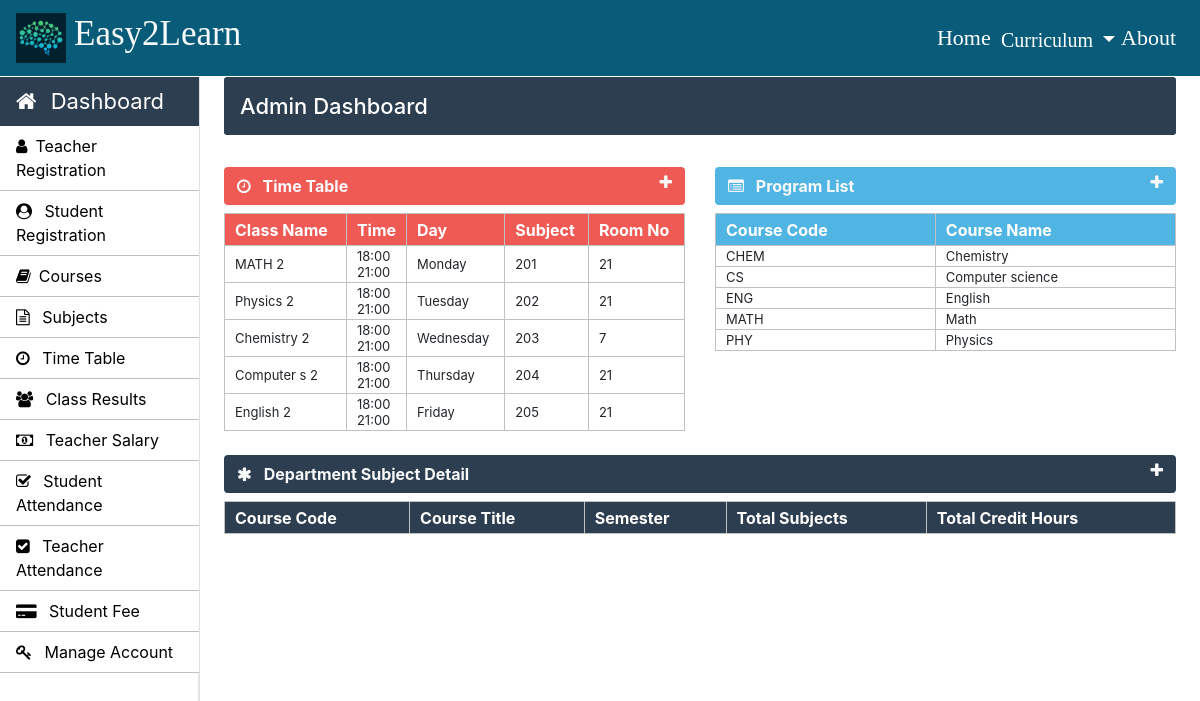
The page /admin/admin-index.php (signed in) on the database its author committed.
### tables this page shows
CREATE TABLE `time_table` (
  `id` int(11) NOT NULL,
  `course_code` varchar(10) NOT NULL,
  `semester` int(11) NOT NULL,
  `timing_from` varchar(10) NOT NULL,
  `timing_to` varchar(10) NOT NULL,
  `day` varchar(20) NOT NULL,
  `subject_code` varchar(20) NOT NULL,
  `room_no` int(11) NOT NULL
);

CREATE TABLE `weekdays` (
  `day_id` int(11) NOT NULL,
  `day_name` varchar(15) NOT NULL
);

CREATE TABLE `courses` (
  `course_code` varchar(10) NOT NULL,
  `course_name` varchar(50) NOT NULL,
  `semester_or_year` varchar(10) NOT NULL,
  `no_of_year` int(10) NOT NULL
);

### Admin/admin-index.php (the view, shortened to what this page needs)
	<?php
		require_once "../connection/connection.php";
	?>
	<?php include('../common/common-header.php') ?>
	<?php include('../common/admin-sidebar.php') ?>
		<main role="main" class="col-xl-10 col-lg-9 col-md-8 ml-sm-auto px-md-4 mb-2 w-100 page-content-index">
			<div class="flex-wrap flex-md-no-wrap pt-3 pb-2 mb-3 text-white admin-dashboard pl-3">
				<h4>Admin Dashboard </h4>
			</div>
			<div class="row">
				<div class=" col-lg-6 col-md-12 col-sm-12 ">
					<div>
						<section class="mt-3">
							<div class="btn btn-block table-one text-light d-flex">
								<span class="font-weight-bold"><i class="fa fa-clock-o mr-2" aria-hidden="true"></i> Time Table</span>
								<a href="" class="ml-auto" data-toggle="collapse" data-target="#collapseOne"><i class="fa fa-plus text-light" aria-hidden="true"></i></a>
							</div>
							<div class="collapse show mt-2" id="collapseOne">
								<table class="w-100 table-elements table-one-tr"cellpadding="2">
									<tr class="pt-5 table-one text-white" style="height: 32px;">
										<th>Class Name</th>
										<th>Time</th>
										<th>Day</th>
										<th>Subject</th>
										<th>Room No</th>
									</tr>
									<?php
										$query="select * from time_table tt inner join weekdays wd on tt.day=wd.day_id";
										$run=mysqli_query($con,$query);
										while($row=mysqli_fetch_array($run)) {
											echo "<tr>";
											echo "<td>".$row["course_code"]." ".$row["semester"]."</td>";
											echo "<td>".$row["timing_from"]."<br>".$row["timing_to"]."</td>";
											echo "<td>".$row["day_name"]."</td>";
											echo "<td>".$row["subject_code"]."</td>";
											echo "<td>".$row["room_no"]."</td>";
											echo "</tr>";
										}
									?>
								</table>
							</div>
						</section>
					</div>
				</div>
				<div class=" col-lg-6 col-md-12 col-sm-12">
					<div>
						<section class="mt-3">
							<div class="btn btn-block table-two text-light d-flex">
								<span class="font-weight-bold"><i class="fa fa-list-alt mr-2" aria-hidden="true"></i> Program List</span>
								<a href="" class="ml-auto" data-toggle="collapse" data-target="#collapsetwo"><i class="fa fa-plus text-light" aria-hidden="true"></i></a>
							</div>
							<div class="collapse show mt-2" id="collapsetwo">
								<table class="w-100 table-elements table-two-tr"cellpadding="2">
									<tr class="pt-5 table-two text-white" style="height: 32px;">
										<th>Course Code</th>
										<th>Course Name</th>
									</tr>
									<?php
										$query="select course_name,course_code from courses";
										$run=mysqli_query($con,$query);
										while($row=mysqli_fetch_array($run)) { ?>
											<tr>
												<td><?php echo $row['course_code'] ?></td>
												<td><?php echo $row['course_name'] ?></td>
											</tr>
										<?php }
									?>
								</table>
							</div>
						</section>
					</div>
				</div>
				<div class="col-md-12">
					<div>
						<section class="mt-4">
							<div class="btn btn-block table-three text-light d-flex">
								<span class="font-weight-bold"><i class="fa fa-asterisk mr-2" aria-hidden="true"></i> Department Subject Detail</span>
								<a href="" class="ml-auto" data-toggle="collapse" data-target="#collapsethree"><i class="fa fa-plus text-light" aria-hidden="true"></i></a>
							</div>
							<div class="collapse show mt-2" id="collapsethree">
								<table class="w-100 table-elements table-three-tr"cellpadding="2">
									<tr class="pt-5 table-three text-white" style="height: 32px;">
										<th>Course Code</th>
										<th>Course Title</th>
										<th>Semester</th>
										<th>Total Subjects</th>
										<th>Total Credit Hours</th>
									</tr>
								</table>
							</div>
						</section>
					</div>
				</div>
			</div>
		</main>
	</body>
</html>

### Common/common-header.php (shortened to what this page needs)
<!doctype html>
<html lang="en">
	<head>
      <link rel="stylesheet" type="text/css" href="../bootstrap/css/bootstrap.min.css">
      <link rel="stylesheet" type="text/css" href="../css/footer.css">
      <link rel="stylesheet" type="text/css" href="../css/style.css">
    <link rel="stylesheet" href="https://stackpath.bootstrapcdn.com/font-awesome/4.7.0/css/font-awesome.min.css">
  </head>
  <body >
    <nav class="navbar navbar-expand-lg navbar-dark header-back sticky-top header-navbar-fonts">
      <a class="navbar-brand d-flex align-items-center" href="../index.php">
        <img src="../images/Easy2Learn_logo.png" class="logo-image" width="50" height="50">
        <h3 class="text-light  ml-2" style="font-family:Geneva;">Easy2Learn</h3>
      </a>
      <div class="collapse navbar-collapse" id="navbarNavDropdown" >
        <ul class="navbar-nav ml-auto">
          <li class="nav-item active"style="font-family:Geneva;">
            <a class="nav-link" href="../index.php">Home<span class="sr-only">(current)</span></a>
          </li>
          <li class="nav-item active"style="font-family:Geneva;">
          <div class="dropdown">
          <h5 class="dropdown-toggle" data-bs-toggle="dropdown" aria-expanded="false" style="color: white; margin-top:11%; padding:2%;">
          Curriculum
</h5>
</div>
          </li>
          <li class="nav-item active"style="font-family:Geneva;">
            <a class="nav-link" href="../academics.php">About<span class="sr-only">(current)</span></a>
          </li>
        </ul>
      </div>
    </nav>

### Common/admin-sidebar.php (shortened to what this page needs)
 <nav id="sidebarMenu" class="">
<div class="col-xl-2 col-lg-3 col-md-4 sidebar position-fixed border-right">
     <div class="sidebar-header">
       <div class="nav-item">
           <a class="nav-link text-white" href="../admin/admin-index.php">
               <i class="fa fa-home mr-2" aria-hidden="true"></i> Dashboard
           </a>
       </div>
     </div>
     <ul class="nav flex-column">
       <li class="nav-item">
         <a class="nav-link" href="../admin/Teacher.php">
           <i class="fa fa-user mr-2" aria-hidden="true"></i>Teacher Registration
         </a>
     </li>
       <li class="nav-item">
         <a class="nav-link" href="../admin/Student.php">
           <i class="fa fa-user-circle mr-2" aria-hidden="true"></i> Student Registration
         </a>
       </li>
       <li class="nav-item">
         <a class="nav-link" href="../admin/Courses.php">
           <i class="fa fa-book mr-2" aria-hidden="true"></i>Courses
         </a>
       </li>
       <li class="nav-item">
         <a class="nav-link" href="../admin/subjects.php">
           <i class="fa fa-file-text-o mr-2" aria-hidden="true"></i> Subjects
         </a>
       </li>
       <li class="nav-item">
         <a class="nav-link" href="../admin/time-table.php">
            <i class="fa fa-clock-o mr-2" aria-hidden="true"></i> Time Table
         </a>
 </li>
       <li class="nav-item">
         <a class="nav-link" href="../admin/class-result.php">
           <i class="fa fa-users mr-2" aria-hidden="true"></i> Class Results
         </a>
       </li>
       <li class="nav-item">
         <a class="nav-link" href="../admin/teacher-salary.php">
           <i class="fa fa-money mr-2" aria-hidden="true"></i> Teacher Salary
         </a>
       </li>
       <li class="nav-item">
         <a class="nav-link" href="../admin/student-attendance.php">
           <i class="fa fa-check-square-o mr-2" aria-hidden="true"></i> Student Attendance
         </a>
       </li>
       <li class="nav-item">
         <a class="nav-link" href="../admin/teacher-attendance.php">
           <i class="fa fa-check-square mr-2" aria-hidden="true"></i> Teacher Attendance
         </a>
       </li>
       <li class="nav-item">
         <a class="nav-link" href="../admin/student-fee.php">
           <i class="fa fa-credit-card-alt mr-2" aria-hidden="true"></i> Student Fee
         </a>
       </li>
       <li class="nav-item">
         <a class="nav-link" href="../admin/manage-accounts.php">
           <i class="fa fa-key mr-2" aria-hidden="true"></i> Manage Account
         </a>
       </li>
     </ul>
   </div>
 </nav>

### Css/footer.css (style rules this page uses)
.footer-top h2,h3 { color: #fff; }

### Css/style.css (style rules this page uses)
h3 { font-size: 25px; }
h4 { font-size: 22px; }
.header-back { background: #085c7a; }
.header-navbar-fonts { font-family: Cambria, Cochin, Georgia, Times, 'Times New Roman', serif; }
.header-navbar-fonts h3 { font-size: 35px !important; }
.header-navbar-fonts ul li a { font-size: 22px !important; }
.sidebar { padding: 0; margin-top: 1px; height: 100%; box-shadow: inset -1px 0 0 rgba(0, 0, 0, .1); background-color: #fff; }
.sidebar-header { background: #2c3e50; font-size: 22px !important; }
.sidebar ul { background-color: #ffffff; }
.sidebar ul li { border-bottom: 1px solid rgb(192, 190, 190); }
.sidebar ul li a { font-size: 16px !important; color: black; }
.admin-dashboard { margin-top: 1px !important; background: #2c3e50 !important; border-radius: 3px; }
.table-elements tr, td, th { font-size: 13px; border: 1px solid rgb(194, 193, 193); padding-left: 10px !important; }
.table-one { background: #eb1811b6; }
.table-two { background: #51b5e4; }
.table-three { background: #2c3e50 !important; }
.table-font-for-transcript td, th { font-size: 16px !important; }

### rows shown on the page
time_table: course_code "MATH", semester "2", timing_from "18:00", timing_to "21:00", weekdays.day_name "Monday", subject_code "201", room_no "21"
time_table: course_code "Physics", semester "2", timing_from "18:00", timing_to "21:00", weekdays.day_name "Tuesday", subject_code "202", room_no "21"
time_table: course_code "Chemistry", semester "2", timing_from "18:00", timing_to "21:00", weekdays.day_name "Wednesday", subject_code "203", room_no "7"
time_table: course_code "Computer s", semester "2", timing_from "18:00", timing_to "21:00", weekdays.day_name "Thursday", subject_code "204", room_no "21"
time_table: course_code "English", semester "2", timing_from "18:00", timing_to "21:00", weekdays.day_name "Friday", subject_code "205", room_no "21"
courses: course_code "CHEM", course_name "Chemistry"
courses: course_code "CS", course_name "Computer science"
courses: course_code "ENG", course_name "English"
courses: course_code "MATH", course_name "Math"
courses: course_code "PHY", course_name "Physics"
